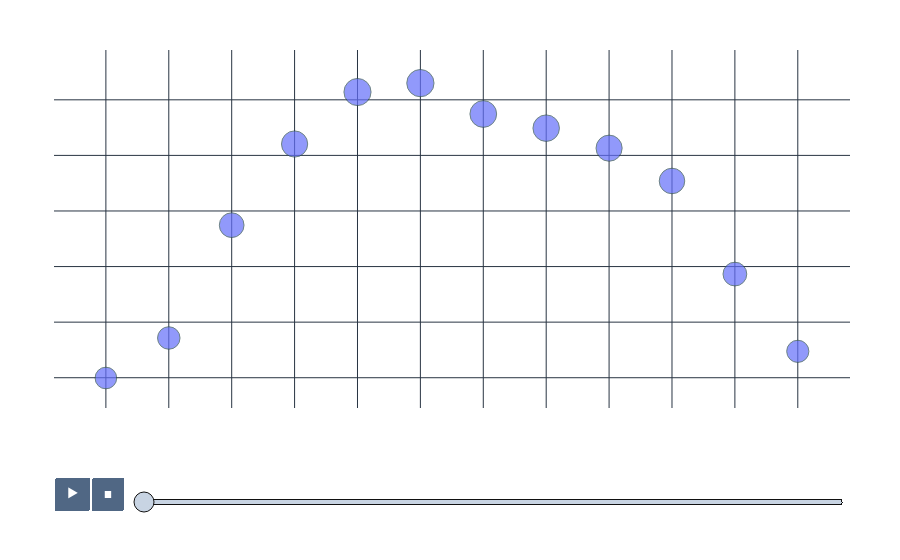

Notebook source saved alongside this figure:
### Code cell
fig_scatter = px.scatter(weather_data_long, x='month', y='value', size='value', animation_frame='YEAR', title='Temperature Over Time')

# Update the layout for better styling and analysis
fig_scatter.update_layout(
    xaxis_title='Month',
    yaxis_title='Temperature (°C)',
    template='plotly_dark',
    title=dict(
        text='Temperature Over Time',
        font=dict(size=24, color='white')
    ),
    font=dict(
        family='Arial, sans-serif',
        size=14,
        color='white'
    ),
    plot_bgcolor='rgba(0,0,0,0)',
    paper_bgcolor='rgba(0,0,0,0)',
    margin=dict(l=50, r=50, t=50, b=50)
)

# Customize the markers
fig_scatter.update_traces(marker=dict(line=dict(width=1, color='DarkSlateGrey')))

fig_scatter.show()

### Figure 1 — Plotly figure (JSON) as saved in the notebook; plotly's stock layout.template omitted (floating-point values rounded to 4 significant figures)
{"data": [{"hovertemplate": "YEAR=1901<br>month=%{x}<br>value=%{marker.size}<extra></extra>", "legendgroup": "", "marker": {"color": "#636efa", "line": {"color": "DarkSlateGrey", "width": 1}, "size": [17.99, 19.43, 23.49, 26.41, 28.28, 28.6, 27.49, 26.98, 26.26, 25.08, 21.73, 18.95], "sizemode": "area", "sizeref": 0.07695, "symbol": "circle"}, "mode": "markers", "name": "", "orientation": "v", "showlegend": false, "type": "scatter", "x": ["JAN", "FEB", "MAR", "APR", "MAY", "JUN", "JUL", "AUG", "SEP", "OCT", "NOV", "DEC"], "xaxis": "x", "y": [17.99, 19.43, 23.49, 26.41, 28.28, 28.6, 27.49, 26.98, 26.26, 25.08, 21.73, 18.95], "yaxis": "y"}], "layout": {"font": {"color": "white", "family": "Arial, sans-serif", "size": 14}, "legend": {"itemsizing": "constant", "tracegroupgap": 0}, "margin": {"b": 50, "l": 50, "r": 50, "t": 50}, "paper_bgcolor": "rgba(0,0,0,0)", "plot_bgcolor": "rgba(0,0,0,0)", "sliders": [{"active": 0, "currentvalue": {"prefix": "YEAR="}, "len": 0.9, "pad": {"b": 10, "t": 60}, "steps": [{"args": [["1901"], {"frame": {"duration": 0, "redraw": false}, "fromcurrent": true, "mode": "immediate", "transition": {"duration": 0, "easing": "linear"}}], "label": "1901", "method": "animate"}, {"args": [["1902"], {"frame": {"duration": 0, "redraw": false}, "fromcurrent": true, "mode": "immediate", "transition": {"duration": 0, "easing": "linear"}}], "label": "1902", "method": "animate"}, {"args": [["1903"], {"frame": {"duration": 0, "redraw": false}, "fromcurrent": true, "mode": "immediate", "transition": {"duration": 0, "easing": "linear"}}], "label": "1903", "method": "animate"}, {"args": [["1904"], {"frame": {"duration": 0, "redraw": false}, "fromcurrent": true, "mode": "immediate", "transition": {"duration": 0, "easing": "linear"}}], "label": "1904", "method": "animate"}, {"args": [["1905"], {"frame": {"duration": 0, "redraw": false}, "fromcurrent": true, "mode": "immediate", "transition": {"duration": 0, "easing": "linear"}}], "label": "1905", "method": "animate"}, {"args": [["1906"], {"frame": {"duration": 0, "redraw": false}, "fromcurrent": true, "mode": "immediate", "transition": {"duration": 0, "easing": "linear"}}], "label": "1906", "method": "animate"}, {"args": [["1907"], {"frame": {"duration": 0, "redraw": false}, "fromcurrent": true, "mode": "immediate", "transition": {"duration": 0, "easing": "linear"}}], "label": "1907", "method": "animate"}, {"args": [["1908"], {"frame": {"duration": 0, "redraw": false}, "fromcurrent": true, "mode": "immediate", "transition": {"duration": 0, "easing": "linear"}}], "label": "1908", "method": "animate"}, {"args": [["1909"], {"frame": {"duration": 0, "redraw": false}, "fromcurrent": true, "mode": "immediate", "transition": {"duration": 0, "easing": "linear"}}], "label": "1909", "method": "animate"}, {"args": [["1910"], {"frame": {"duration": 0, "redraw": false}, "fromcurrent": true, "mode": "immediate", "transition": {"duration": 0, "easing": "linear"}}], "label": "1910", "method": "animate"}, {"args": [["1911"], {"frame": {"duration": 0, "redraw": false}, "fromcurrent": true, "mode": "immediate", "transition": {"duration": 0, "easing": "linear"}}], "label": "1911", "method": "animate"}, {"args": [["1912"], {"frame": {"duration": 0, "redraw": false}, "fromcurrent": true, "mode": "immediate", "transition": {"duration": 0, "easing": "linear"}}], "label": "1912", "method": "animate"}, {"args": [["1913"], {"frame": {"duration": 0, "redraw": false}, "fromcurrent": true, "mode": "immediate", "transition": {"duration": 0, "easing": "linear"}}], "label": "1913", "method": "animate"}, {"args": [["1914"], {"frame": {"duration": 0, "redraw": false}, "fromcurrent": true, "mode": "immediate", "transition": {"duration": 0, "easing": "linear"}}], "label": "1914", "method": "animate"}, {"args": [["1915"], {"frame": {"duration": 0, "redraw": false}, "fromcurrent": true, "mode": "immediate", "transition": {"duration": 0, "easing": "linear"}}], "label": "1915", "method": "animate"}, {"args": [["1916"], {"frame": {"duration": 0, "redraw": false}, "fromcurrent": true, "mode": "immediate", "transition": {"duration": 0, "easing": "linear"}}], "label": "1916", "method": "animate"}, {"args": [["1917"], {"frame": {"duration": 0, "redraw": false}, "fromcurrent": true, "mode": "immediate", "transition": {"duration": 0, "easing": "linear"}}], "label": "1917", "method": "animate"}, {"args": [["1918"], {"frame": {"duration": 0, "redraw": false}, "fromcurrent": true, "mode": "immediate", "transition": {"duration": 0, "easing": "linear"}}], "label": "1918", "method": "animate"}, {"args": [["1919"], {"frame": {"duration": 0, "redraw": false}, "fromcurrent": true, "mode": "immediate", "transition": {"duration": 0, "easing": "linear"}}], "label": "1919", "method": "animate"}, {"args": [["1920"], {"frame": {"duration": 0, "redraw": false}, "fromcurrent": true, "mode": "immediate", "transition": {"duration": 0, "easing": "linear"}}], "label": "1920", "method": "animate"}, {"args": [["1921"], {"frame": {"duration": 0, "redraw": false}, "fromcurrent": true, "mode": "immediate", "transition": {"duration": 0, "easing": "linear"}}], "label": "1921", "method": "animate"}, {"args": [["1922"], {"frame": {"duration": 0, "redraw": false}, "fromcurrent": true, "mode": "immediate", "transition": {"duration": 0, "easing": "linear"}}], "label": "1922", "method": "animate"}, {"args": [["1923"], {"frame": {"duration": 0, "redraw": false}, "fromcurrent": true, "mode": "immediate", "transition": {"duration": 0, "easing": "linear"}}], "label": "1923", "method": "animate"}, {"args": [["1924"], {"frame": {"duration": 0, "redraw": false}, "fromcurrent": true, "mode": "immediate", "transition": {"duration": 0, "easing": "linear"}}], "label": "1924", "method": "animate"}, {"args": [["1925"], {"frame": {"duration": 0, "redraw": false}, "fromcurrent": true, "mode": "immediate", "transition": {"duration": 0, "easing": "linear"}}], "label": "1925", "method": "animate"}, {"args": [["1926"], {"frame": {"duration": 0, "redraw": false}, "fromcurrent": true, "mode": "immediate", "transition": {"duration": 0, "easing": "linear"}}], "label": "1926", "method": "animate"}, {"args": [["1927"], {"frame": {"duration": 0, "redraw": false}, "fromcurrent": true, "mode": "immediate", "transition": {"duration": 0, "easing": "linear"}}], "label": "1927", "method": "animate"}, {"args": [["1928"], {"frame": {"duration": 0, "redraw": false}, "fromcurrent": true, "mode": "immediate", "transition": {"duration": 0, "easing": "linear"}}], "label": "1928", "method": "animate"}, {"args": [["1929"], {"frame": {"duration": 0, "redraw": false}, "fromcurrent": true, "mode": "immediate", "transition": {"duration": 0, "easing": "linear"}}], "label": "1929", "method": "animate"}, {"args": [["1930"], {"frame": {"duration": 0, "redraw": false}, "fromcurrent": true, "mode": "immediate", "transition": {"duration": 0, "easing": "linear"}}], "label": "1930", "method": "animate"}, {"args": [["1931"], {"frame": {"duration": 0, "redraw": false}, "fromcurrent": true, "mode": "immediate", "transition": {"duration": 0, "easing": "linear"}}], "label": "1931", "method": "animate"}, {"args": [["1932"], {"frame": {"duration": 0, "redraw": false}, "fromcurrent": true, "mode": "immediate", "transition": {"duration": 0, "easing": "linear"}}], "label": "1932", "method": "animate"}, {"args": [["1933"], {"frame": {"duration": 0, "redraw": false}, "fromcurrent": true, "mode": "immediate", "transition": {"duration": 0, "easing": "linear"}}], "label": "1933", "method": "animate"}, {"args": [["1934"], {"frame": {"duration": 0, "redraw": false}, "fromcurrent": true, "mode": "immediate", "transition": {"duration": 0, "easing": "linear"}}], "label": "1934", "method": "animate"}, {"args": [["1935"], {"frame": {"duration": 0, "redraw": false}, "fromcurrent": true, "mode": "immediate", "transition": {"duration": 0, "easing": "linear"}}], "label": "1935", "method": "animate"}, {"args": [["1936"], {"frame": {"duration": 0, "redraw": false}, "fromcurrent": true, "mode": "immediate", "transition": {"duration": 0, "easing": "linear"}}], "label": "1936", "method": "animate"}, {"args": [["1937"], {"frame": {"duration": 0, "redraw": false}, "fromcurrent": true, "mode": "immediate", "transition": {"duration": 0, "easing": "linear"}}], "label": "1937", "method": "animate"}, {"args": [["1938"], {"frame": {"duration": 0, "redraw": false}, "fromcurrent": true, "mode": "immediate", "transition": {"duration": 0, "easing": "linear"}}], "label": "1938", "method": "animate"}, {"args": [["1939"], {"frame": {"duration": 0, "redraw": false}, "fromcurrent": true, "mode": "immediate", "transition": {"duration": 0, "easing": "linear"}}], "label": "1939", "method": "animate"}, {"args": [["1940"], {"frame": {"duration": 0, "redraw": false}, "fromcurrent": true, "mode": "immediate", "transition": {"duration": 0, "easing": "linear"}}], "label": "1940", "method": "animate"}, {"args": [["1941"], {"frame": {"duration": 0, "redraw": false}, "fromcurrent": true, "mode": "immediate", "transition": {"duration": 0, "easing": "linear"}}], "label": "1941", "method": "animate"}, {"args": [["1942"], {"frame": {"duration": 0, "redraw": false}, "fromcurrent": true, "mode": "immediate", "transition": {"duration": 0, "easing": "linear"}}], "label": "1942", "method": "animate"}, {"args": [["1943"], {"frame": {"duration": 0, "redraw": false}, "fromcurrent": true, "mode": "immediate", "transition": {"duration": 0, "easing": "linear"}}], "label": "1943", "method": "animate"}, {"args": [["1944"], {"frame": {"duration": 0, "redraw": false}, "fromcurrent": true, "mode": "immediate", "transition": {"duration": 0, "easing": "linear"}}], "label": "1944", "method": "animate"}, {"args": [["1945"], {"frame": {"duration": 0, "redraw": false}, "fromcurrent": true, "mode": "immediate", "transition": {"duration": 0, "easing": "linear"}}], "label": "1945", "method": "animate"}, {"args": [["1946"], {"frame": {"duration": 0, "redraw": false}, "fromcurrent": true, "mode": "immediate", "transition": {"duration": 0, "easing": "linear"}}], "label": "1946", "method": "animate"}, {"args": [["1947"], {"frame": {"duration": 0, "redraw": false}, "fromcurrent": true, "mode": "immediate", "transition": {"duration": 0, "easing": "linear"}}], "label": "1947", "method": "animate"}, {"args": [["1948"], {"frame": {"duration": 0, "redraw": false}, "fromcurrent": true, "mode": "immediate", "transition": {"duration": 0, "easing": "linear"}}], "label": "1948", "method": "animate"}, {"args": [["1949"], {"frame": {"duration": 0, "redraw": false}, "fromcurrent": true, "mode": "immediate", "transition": {"duration": 0, "easing": "linear"}}], "label": "1949", "method": "animate"}, {"args": [["1950"], {"frame": {"duration": 0, "redraw": false}, "fromcurrent": true, "mode": "immediate", "transition": {"duration": 0, "easing": "linear"}}], "label": "1950", "method": "animate"}, {"args": [["1951"], {"frame": {"duration": 0, "redraw": false}, "fromcurrent": true, "mode": "immediate", "transition": {"duration": 0, "easing": "linear"}}], "label": "1951", "method": "animate"}, {"args": [["1952"], {"frame": {"duration": 0, "redraw": false}, "fromcurrent": true, "mode": "immediate", "transition": {"duration": 0, "easing": "linear"}}], "label": "1952", "method": "animate"}, {"args": [["1953"], {"frame": {"duration": 0, "redraw": false}, "fromcurrent": true, "mode": "immediate", "transition": {"duration": 0, "easing": "linear"}}], "label": "1953", "method": "animate"}, {"args": [["1954"], {"frame": {"duration": 0, "redraw": false}, "fromcurrent": true, "mode": "immediate", "transition": {"duration": 0, "easing": "linear"}}], "label": "1954", "method": "animate"}, {"args": [["1955"], {"frame": {"duration": 0, "redraw": false}, "fromcurrent": true, "mode": "immediate", "transition": {"duration": 0, "easing": "linear"}}], "label": "1955", "method": "animate"}, {"args": [["1956"], {"frame": {"duration": 0, "redraw": false}, "fromcurrent": true, "mode": "immediate", "transition": {"duration": 0, "easing": "linear"}}], "label": "1956", "method": "animate"}, {"args": [["1957"], {"frame": {"duration": 0, "redraw": false}, "fromcurrent": true, "mode": "immediate", "transition": {"duration": 0, "easing": "linear"}}], "label": "1957", "method": "animate"}, {"args": [["1958"], {"frame": {"duration": 0, "redraw": false}, "fromcurrent": true, "mode": "immediate", "transition": {"duration": 0, "easing": "linear"}}], "label": "1958", "method": "animate"}, {"args": [["1959"], {"frame": {"duration": 0, "redraw": false}, "fromcurrent": true, "mode": "immediate", "transition": {"duration": 0, "easing": "linear"}}], "label": "1959", "method": "animate"}, {"args": [["1960"], {"frame": {"duration": 0, "redraw": false}, "fromcurrent": true, "mode": "immediate", "transition": {"duration": 0, "easing": "linear"}}], "label": "1960", "method": "animate"}, {"args": [["1961"], {"frame": {"duration": 0, "redraw": false}, "fromcurrent": true, "mode": "immediate", "transition": {"duration": 0, "easing": "linear"}}], "label": "1961", "method": "animate"}, {"args": [["1962"], {"frame": {"duration": 0, "redraw": false}, "fromcurrent": true, "mode": "immediate", "transition": {"duration": 0, "easing": "linear"}}], "label": "1962", "method": "animate"}, {"args": [["1963"], {"frame": {"duration": 0, "redraw": false}, "fromcurrent": true, "mode": "immediate", "transition": {"duration": 0, "easing": "linear"}}], "label": "1963", "method": "animate"}, {"args": [["1964"], {"frame": {"duration": 0, "redraw": false}, "fromcurrent": true, "mode": "immediate", "transition": {"duration": 0, "easing": "linear"}}], "label": "1964", "method": "animate"}, {"args": [["1965"], {"frame": {"duration": 0, "redraw": false}, "fromcurrent": true, "mode": "immediate", "transition": {"duration": 0, "easing": "linear"}}], "label": "1965", "method": "animate"}, {"args": [["1966"], {"frame": {"duration": 0, "redraw": false}, "fromcurrent": true, "mode": "immediate", "transition": {"duration": 0, "easing": "linear"}}], "label": "1966", "method": "animate"}, {"args": [["1967"], {"frame": {"duration": 0, "redraw": false}, "fromcurrent": true, "mode": "immediate", "transition": {"duration": 0, "easing": "linear"}}], "label": "1967", "method": "animate"}, {"args": [["1968"], {"frame": {"duration": 0, "redraw": false}, "fromcurrent": true, "mode": "immediate", "transition": {"duration": 0, "easing": "linear"}}], "label": "1968", "method": "animate"}, {"args": [["1969"], {"frame": {"duration": 0, "redraw": false}, "fromcurrent": true, "mode": "immediate", "transition": {"duration": 0, "easing": "linear"}}], "label": "1969", "method": "animate"}, {"args": [["1970"], {"frame": {"duration": 0, "redraw": false}, "fromcurrent": true, "mode": "immediate", "transition": {"duration": 0, "easing": "linear"}}], "label": "1970", "method": "animate"}, {"args": [["1971"], {"frame": {"duration": 0, "redraw": false}, "fromcurrent": true, "mode": "immediate", "transition": {"duration": 0, "easing": "linear"}}], "label": "1971", "method": "animate"}, {"args": [["1972"], {"frame": {"duration": 0, "redraw": false}, "fromcurrent": true, "mode": "immediate", "transition": {"duration": 0, "easing": "linear"}}], "label": "1972", "method": "animate"}, {"args": [["1973"], {"frame": {"duration": 0, "redraw": false}, "fromcurrent": true, "mode": "immediate", "transition": {"duration": 0, "easing": "linear"}}], "label": "1973", "method": "animate"}, {"args": [["1974"], {"frame": {"duration": 0, "redraw": false}, "fromcurrent": true, "mode": "immediate", "transition": {"duration": 0, "easing": "linear"}}], "label": "1974", "method": "animate"}, {"args": [["1975"], {"frame": {"duration": 0, "redraw": false}, "fromcurrent": true, "mode": "immediate", "transition": {"duration": 0, "easing": "linear"}}], "label": "1975", "method": "animate"}, {"args": [["1976"], {"frame": {"duration": 0, "redraw": false}, "fromcurrent": true, "mode": "immediate", "transition": {"duration": 0, "easing": "linear"}}], "label": "1976", "method": "animate"}, {"args": [["1977"], {"frame": {"duration": 0, "redraw": false}, "fromcurrent": true, "mode": "immediate", "transition": {"duration": 0, "easing": "linear"}}], "label": "1977", "method": "animate"}, {"args": [["1978"], {"frame": {"duration": 0, "redraw": false}, "fromcurrent": true, "mode": "immediate", "transition": {"duration": 0, "easing": "linear"}}], "label": "1978", "method": "animate"}, {"args": [["1979"], {"frame": {"duration": 0, "redraw": false}, "fromcurrent": true, "mode": "immediate", "transition": {"duration": 0, "easing": "linear"}}], "label": "1979", "method": "animate"}, {"args": [["1980"], {"frame": {"duration": 0, "redraw": false}, "fromcurrent": true, "mode": "immediate", "transition": {"duration": 0, "easing": "linear"}}], "label": "1980", "method": "animate"}, {"args": [["1981"], {"frame": {"duration": 0, "redraw": false}, "fromcurrent": true, "mode": "immediate", "transition": {"duration": 0, "easing": "linear"}}], "label": "1981", "method": "animate"}, {"args": [["1982"], {"frame": {"duration": 0, "redraw": false}, "fromcurrent": true, "mode": "immediate", "transition": {"duration": 0, "easing": "linear"}}], "label": "1982", "method": "animate"}, {"args": [["1983"], {"frame": {"duration": 0, "redraw": false}, "fromcurrent": true, "mode": "immediate", "transition": {"duration": 0, "easing": "linear"}}], "label": "1983", "method": "animate"}, {"args": [["1984"], {"frame": {"duration": 0, "redraw": false}, "fromcurrent": true, "mode": "immediate", "transition": {"duration": 0, "easing": "linear"}}], "label": "1984", "method": "animate"}, {"args": [["1985"], {"frame": {"duration": 0, "redraw": false}, "fromcurrent": true, "mode": "immediate", "transition": {"duration": 0, "easing": "linear"}}], "label": "1985", "method": "animate"}, {"args": [["1986"], {"frame": {"duration": 0, "redraw": false}, "fromcurrent": true, "mode": "immediate", "transition": {"duration": 0, "easing": "linear"}}], "label": "1986", "method": "animate"}, {"args": [["1987"], {"frame": {"duration": 0, "redraw": false}, "fromcurrent": true, "mode": "immediate", "transition": {"duration": 0, "easing": "linear"}}], "label": "1987", "method": "animate"}, {"args": [["1988"], {"frame": {"duration": 0, "redraw": false}, "fromcurrent": true, "mode": "immediate", "transition": {"duration": 0, "easing": "linear"}}], "label": "1988", "method": "animate"}, {"args": [["1989"], {"frame": {"duration": 0, "redraw": false}, "fromcurrent": true, "mode": "immediate", "transition": {"duration": 0, "easing": "linear"}}], "label": "1989", "method": "animate"}, {"args": [["1990"], {"frame": {"duration": 0, "redraw": false}, "fromcurrent": true, "mode": "immediate", "transition": {"duration": 0, "easing": "linear"}}], "label": "1990", "method": "animate"}, {"args": [["1991"], {"frame": {"duration": 0, "redraw": false}, "fromcurrent": true, "mode": "immediate", "transition": {"duration": 0, "easing": "linear"}}], "label": "1991", "method": "animate"}, {"args": [["1992"], {"frame": {"duration": 0, "redraw": false}, "fromcurrent": true, "mode": "immediate", "transition": {"duration": 0, "easing": "linear"}}], "label": "1992", "method": "animate"}, {"args": [["1993"], {"frame": {"duration": 0, "redraw": false}, "fromcurrent": true, "mode": "immediate", "transition": {"duration": 0, "easing": "linear"}}], "label": "1993", "method": "animate"}, {"args": [["1994"], {"frame": {"duration": 0, "redraw": false}, "fromcurrent": true, "mode": "immediate", "transition": {"duration": 0, "easing": "linear"}}], "label": "1994", "method": "animate"}, {"args": [["1995"], {"frame": {"duration": 0, "redraw": false}, "fromcurrent": true, "mode": "immediate", "transition": {"duration": 0, "easing": "linear"}}], "label": "1995", "method": "animate"}, {"args": [["1996"], {"frame": {"duration": 0, "redraw": false}, "fromcurrent": true, "mode": "immediate", "transition": {"duration": 0, "easing": "linear"}}], "label": "1996", "method": "animate"}, {"args": [["1997"], {"frame": {"duration": 0, "redraw": false}, "fromcurrent": true, "mode": "immediate", "transition": {"duration": 0, "easing": "linear"}}], "label": "1997", "method": "animate"}, {"args": [["1998"], {"frame": {"duration": 0, "redraw": false}, "fromcurrent": true, "mode": "immediate", "transition": {"duration": 0, "easing": "linear"}}], "label": "1998", "method": "animate"}, {"args": [["1999"], {"frame": {"duration": 0, "redraw": false}, "fromcurrent": true, "mode": "immediate", "transition": {"duration": 0, "easing": "linear"}}], "label": "1999", "method": "animate"}, {"args": [["2000"], {"frame": {"duration": 0, "redraw": false}, "fromcurrent": true, "mode": "immediate", "transition": {"duration": 0, "easing": "linear"}}], "label": "2000", "method": "animate"}, {"args": [["2001"], {"frame": {"duration": 0, "redraw": false}, "fromcurrent": true, "mode": "immediate", "transition": {"duration": 0, "easing": "linear"}}], "label": "2001", "method": "animate"}, {"args": [["2002"], {"frame": {"duration": 0, "redraw": false}, "fromcurrent": true, "mode": "immediate", "transition": {"duration": 0, "easing": "linear"}}], "label": "2002", "method": "animate"}, {"args": [["2003"], {"frame": {"duration": 0, "redraw": false}, "fromcurrent": true, "mode": "immediate", "transition": {"duration": 0, "easing": "linear"}}], "label": "2003", "method": "animate"}, {"args": [["2004"], {"frame": {"duration": 0, "redraw": false}, "fromcurrent": true, "mode": "immediate", "transition": {"duration": 0, "easing": "linear"}}], "label": "2004", "method": "animate"}, {"args": [["2005"], {"frame": {"duration": 0, "redraw": false}, "fromcurrent": true, "mode": "immediate", "transition": {"duration": 0, "easing": "linear"}}], "label": "2005", "method": "animate"}, {"args": [["2006"], {"frame": {"duration": 0, "redraw": false}, "fromcurrent": true, "mode": "immediate", "transition": {"duration": 0, "easing": "linear"}}], "label": "2006", "method": "animate"}, {"args": [["2007"], {"frame": {"duration": 0, "redraw": false}, "fromcurrent": true, "mode": "immediate", "transition": {"duration": 0, "easing": "linear"}}], "label": "2007", "method": "animate"}, {"args": [["2008"], {"frame": {"duration": 0, "redraw": false}, "fromcurrent": true, "mode": "immediate", "transition": {"duration": 0, "easing": "linear"}}], "label": "2008", "method": "animate"}, {"args": [["2009"], {"frame": {"duration": 0, "redraw": false}, "fromcurrent": true, "mode": "immediate", "transition": {"duration": 0, "easing": "linear"}}], "label": "2009", "method": "animate"}, {"args": [["2010"], {"frame": {"duration": 0, "redraw": false}, "fromcurrent": true, "mode": "immediate", "transition": {"duration": 0, "easing": "linear"}}], "label": "2010", "method": "animate"}, {"args": [["2011"], {"frame": {"duration": 0, "redraw": false}, "fromcurrent": true, "mode": "immediate", "transition": {"duration": 0, "easing": "linear"}}], "label": "2011", "method": "animate"}, {"args": [["2012"], {"frame": {"duration": 0, "redraw": false}, "fromcurrent": true, "mode": "immediate", "transition": {"duration": 0, "easing": "linear"}}], "label": "2012", "method": "animate"}, {"args": [["2013"], {"frame": {"duration": 0, "redraw": false}, "fromcurrent": true, "mode": "immediate", "transition": {"duration": 0, "easing": "linear"}}], "label": "2013", "method": "animate"}, {"args": [["2014"], {"frame": {"duration": 0, "redraw": false}, "fromcurrent": true, "mode": "immediate", "transition": {"duration": 0, "easing": "linear"}}], "label": "2014", "method": "animate"}, {"args": [["2015"], {"frame": {"duration": 0, "redraw": false}, "fromcurrent": true, "mode": "immediate", "transition": {"duration": 0, "easing": "linear"}}], "label": "2015", "method": "animate"}, {"args": [["2016"], {"frame": {"duration": 0, "redraw": false}, "fromcurrent": true, "mode": "immediate", "transition": {"duration": 0, "easing": "linear"}}], "label": "2016", "method": "animate"}, {"args": [["2017"], {"frame": {"duration": 0, "redraw": false}, "fromcurrent": true, "mode": "immediate", "transition": {"duration": 0, "easing": "linear"}}], "label": "2017", "method": "animate"}], "x": 0.1, "xanchor": "left", "y": 0, "yanchor": "top"}], "title": {"font": {"color": "white", "size": 24}, "text": "Temperature Over Time"}, "updatemenus": [{"buttons": [{"args": [null, {"frame": {"duration": 500, "redraw": false}, "fromcurrent": true, "mode": "immediate", "transition": {"duration": 500, "easing": "linear"}}], "label": "&#9654;", "method": "animate"}, {"args": [[null], {"frame": {"duration": 0, "redraw": false}, "fromcurrent": true, "mode": "immediate", "transition": {"duration": 0, "easing": "linear"}}], "label": "&#9724;", "method": "animate"}], "direction": "left", "pad": {"r": 10, "t": 70}, "showactive": false, "type": "buttons", "x": 0.1, "xanchor": "right", "y": 0, "yanchor": "top"}], "xaxis": {"anchor": "y", "domain": [0, 1], "title": {"text": "Month"}}, "yaxis": {"anchor": "x", "domain": [0, 1], "title": {"text": "Temperature (°C)"}}}}
